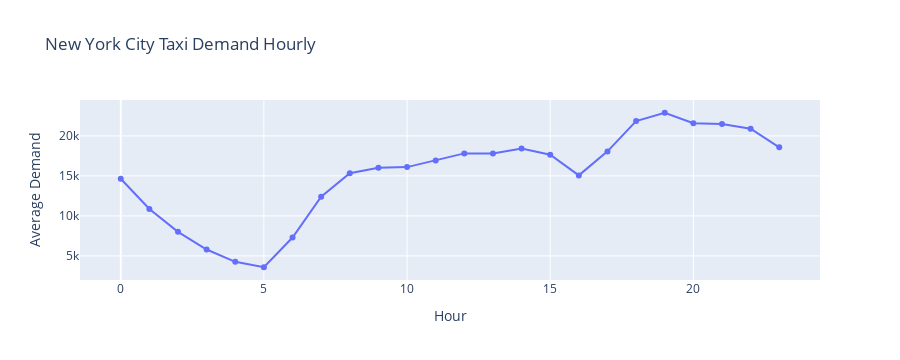

Write notebook code for a chart like this one.
### Markdown cell above
### NewYork City Taxi Demand By Hour

### Code cell
import plotly.express as px

# Convert timestamp to datetime format
df_hourly['timestamp'] = pd.to_datetime(df_hourly['timestamp'])

# Extract 'Hour' from timestamp
df_hourly['Hour'] = df_hourly['timestamp'].dt.hour

# Group by 'Hour' and compute the mean of 'value'
df_hourly_avg = df_hourly.groupby('Hour', as_index=False)['value'].mean()

# Create interactive line chart
fig = px.line(df_hourly_avg, x='Hour', y='value', 
              title="New York City Taxi Demand Hourly",
              markers=True, labels={'value': 'Average Demand'})

fig.show()

### Figure 1 — Plotly figure (JSON) as saved in the notebook; plotly's stock layout.template omitted (floating-point values rounded to 4 significant figures)
{"data": [{"hovertemplate": "Hour=%{x}<br>Average Demand=%{y}<extra></extra>", "legendgroup": "", "line": {"color": "#636efa", "dash": "solid"}, "marker": {"symbol": "circle"}, "mode": "lines+markers", "name": "", "orientation": "v", "showlegend": false, "type": "scatter", "x": [0, 1, 2, 3, 4, 5, 6, 7, 8, 9, 10, 11, 12, 13, 14, 15, 16, 17, 18, 19, 20, 21, 22, 23], "xaxis": "x", "y": [14640.0, 10860.0, 8010.0, 5802.0, 4264.0, 3583.0, 7295.0, 12390.0, 15340.0, 16020.0, 16100.0, 16930.0, 17810.0, 17790.0, 18430.0, 17640.0, 15060.0, 18060.0, 21860.0, 22890.0, 21580.0, 21480.0, 20890.0, 18560.0], "yaxis": "y"}], "layout": {"height": 360, "legend": {"tracegroupgap": 0}, "title": {"text": "New York City Taxi Demand Hourly"}, "xaxis": {"anchor": "y", "autorange": true, "domain": [0, 1], "range": [-1.391, 24.39], "title": {"text": "Hour"}, "type": "linear"}, "yaxis": {"anchor": "x", "autorange": true, "domain": [0, 1], "range": [1990.0, 24490.0], "title": {"text": "Average Demand"}, "type": "linear"}}}
